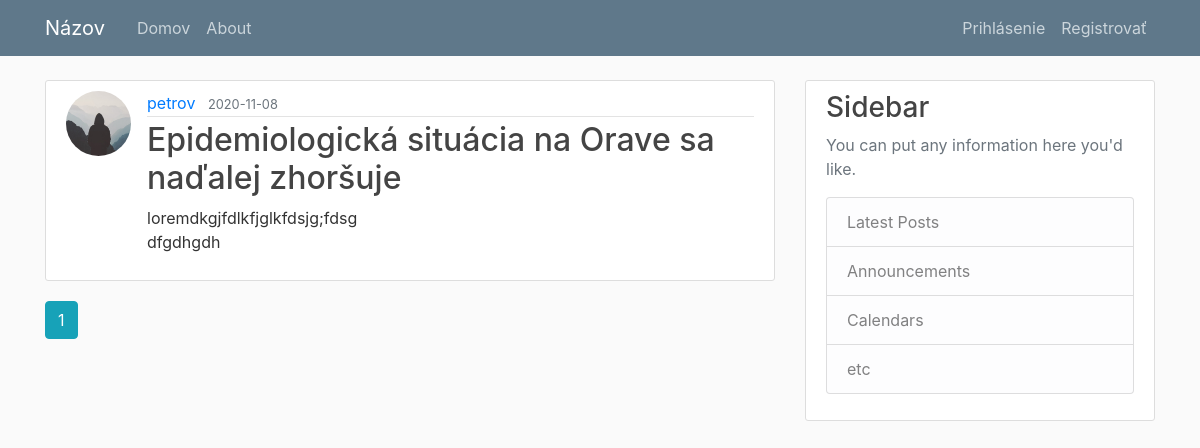
The page /home on the database its author committed.
### application/models.py (models this page shows, shortened)
class Post(db.Model):
    id = db.Column(db.Integer, primary_key=True)
    title =  db.Column(db.String(100), nullable=False)
    date_posted = db.Column(db.DateTime, nullable=False, default=datetime.utcnow())
    content = db.Column(db.Text, nullable=False)
    user_id = db.Column(db.Integer, db.ForeignKey('user.id'), nullable=False)
    comments = db.relationship('Comment', backref='post', lazy=True)
    likes = db.relationship('PostLike', backref='post', lazy=True)
    keywords = db.relationship('KeyWord', backref='post', lazy=True)

class User(db.Model, UserMixin):
    id = db.Column(db.Integer, primary_key=True)
    username = db.Column(db.String(20), unique=True, nullable=False)
    email = db.Column(db.String(120), unique=True, nullable=False)
    image_file = db.Column(db.String(20), nullable=False, default='default.jpg')
    password = db.Column(db.String(60), nullable=False)
    posts = db.relationship('Post', backref='author', lazy=True)
    comments = db.relationship('Comment', backref='author', lazy=True)
    comment_likes = db.relationship('CommentLike', backref='user', lazy=True)
    post_likes = db.relationship('PostLike', backref='user', lazy=True)

### application/main/routes.py (the view)
@main.route('/')
@main.route('/home')
def home():
    page = request.args.get('page', 1, type=int)
    posts = Post.query.order_by(Post.date_posted.desc()).paginate(page=page, per_page=5)
    return render_template('home.html', posts=posts)

### application/templates/home.html
{% extends "layout.html" %}
{% block content %}
  {% for post in posts.items %}
    <article class="media content-section">
      <img class="rounded-circle article-img" src="{{ url_for('static', filename='profile_pics/' + post.author.image_file) }}">
      <div class="media-body">
        <div class="article-metadata">
          <a class="mr-2" href="{{ url_for('users.user_posts', username=post.author.username) }}">{{ post.author.username }}</a>
          <small class="text-muted">{{ post.date_posted.strftime('%Y-%m-%d') }}</small>
        </div>
        <h2><a class="article-title" href="{{ url_for('posts.post', post_id=post.id) }}">{{ post.title }}</a></h2>
        <p class="article-content">{{ post.content }}</p>
      </div>
    </article>
  {% endfor %}
  {% for page_num in posts.iter_pages(left_edge=1, right_edge=1, left_current=1, right_current=2) %}
    {% if page_num %}
      {% if posts.page == page_num %}
        <a class="btn btn-info mb-4" href="{{ url_for('main.home', page=page_num) }}">{{ page_num }}</a>
      {% else %}
      <a class="btn btn-outline-info mb-4" href="{{ url_for('main.home', page=page_num) }}">{{ page_num }}</a>
      {% endif %}
    {% else %}
      . . .
    {% endif %}
  {% endfor %}
{% endblock content %}

### application/static/main.css (style rules this page uses)
body { background: #fafafa; color: #333333; margin-top: 5rem; }
h1, h2, h3, h4, h5, h6 { color: #444444; }
.content-section { background: #ffffff; padding: 10px 20px; border: 1px solid #dddddd; border-radius: 3px; margin-bottom: 20px; }
.article-title { color: #444444; }
.article-content { white-space: pre-line; }
.article-img { height: 65px; width: 65px; margin-right: 16px; }
.article-metadata { padding-bottom: 1px; margin-bottom: 4px; border-bottom: 1px solid #e3e3e3 }

### rows shown on the page
Post: image_file (placeholder picture), author.username "petrov", date_posted "2020-11-08", title "Epidemiologická situácia na Orave sa naďalej zhoršuje", content "loremdkgjfdlkfjglkfdsjg;fdsg dfgdhgdh"

### other values the page prints
{{ page_num }} "1"
